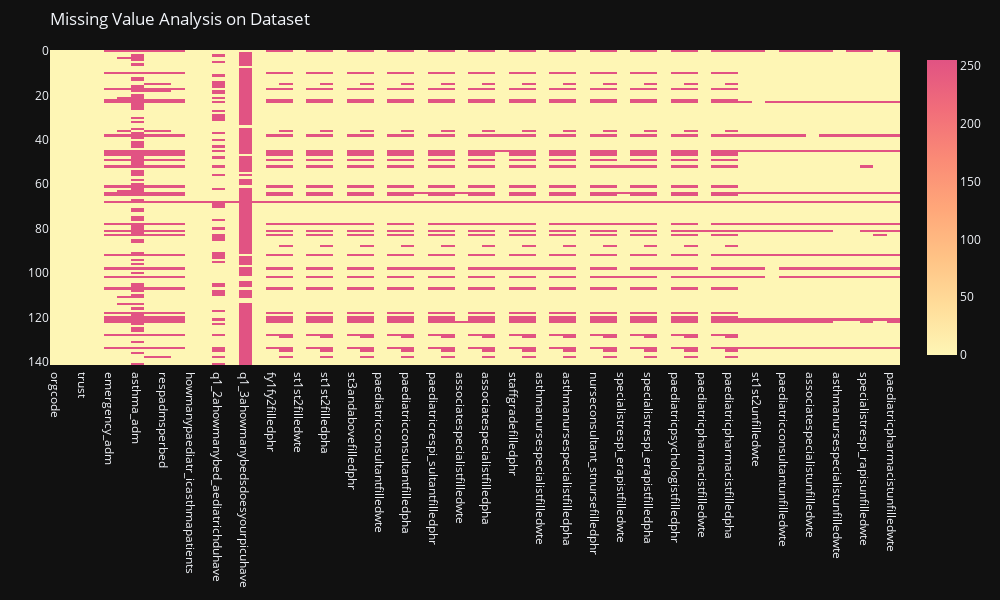

The cell this chart's notebook holds for it:
### Markdown cell above
## Data Cleaning - Missing Values

### Code cell
# Handling the different types of na values "-, n/a , null"
df = df.replace(['-','1-7'],np.nan)

#Number of missing values in whole dataset
total_missing_val= df.isna().sum().sum()

# Separate numeric and string columns
numeric_col = [col for col in df.columns if df[col].dtypes in ['int64', 'float64']]
string_columns = [col for col in df.columns if df[col].dtypes == 'object']

# Missing value analysis - EDA 
figure = px.imshow(df.isna(), color_continuous_scale="pinkyl",width=1000,height=600)
figure.update_layout(title="Missing Value Analysis on Dataset",margin=dict(t=50, b=50, l=50, r=50),)
figure.show()

# Filling NA values using simple impute and mode(most frequent)
# Impute numeric columns with mean
if numeric_col:
    numeric_imputer = SimpleImputer(strategy='mean')
    df[numeric_col] = numeric_imputer.fit_transform(df[numeric_col])

# Impute string columns with the most frequent value
if string_columns:
    string_imputer = SimpleImputer(strategy='most_frequent')
    df[string_columns] = string_imputer.fit_transform(df[string_columns])

print("\n \nTotal missing values that were replaced by SimpleImputer", total_missing_val )

### Figure 1 — Plotly figure (JSON) as saved in the notebook; plotly's stock layout.template omitted (floating-point values rounded to 4 significant figures; data arrays with more than 128 entries replaced by an {"elided": "..."} marker saying what was removed)
{"data": [{"coloraxis": "coloraxis", "name": "0", "x": ["orgcode", "description", "trust", "country", "emergency_adm", "respiratory_adm", "asthma_adm", "admsperbed", "respadmsperbed", "asthmaadmsper1000adms", "howmanypaediatr_icasthmapatients", "doesyourhospita_ntscanbeadmitted", "q1_2ahowmanybed_aediatrichduhave", "q1_3doesyourhos_ntscanbeadmitted", "q1_3ahowmanybedsdoesyourpicuhave", "fy1fy2filledwte", "fy1fy2filledphr", "fy1fy2filledpha", "st1st2filledwte", "st1st2filledphr", "st1st2filledpha", "st3andabovefilledwte", "st3andabovefilledphr", "st3andabovefilledpha", "paediatricconsultantfilledwte", "paediatricconsultantfilledphr", "paediatricconsultantfilledpha", "paediatricrespi_sultantfilledwte", "paediatricrespi_sultantfilledphr", "paediatricrespi_sultantfilledpha", "associatespecialistfilledwte", "associatespecialistfilledphr", "associatespecialistfilledpha", "staffgradefilledwte", "staffgradefilledphr", "staffgradefilledpha", "asthmanursespecialistfilledwte", "asthmanursespecialistfilledphr", "asthmanursespecialistfilledpha", "nurseconsultant_stnursefilledwte", "nurseconsultant_stnursefilledphr", "nurseconsultant_stnursefilledpha", "specialistrespi_erapistfilledwte", "specialistrespi_erapistfilledphr", "specialistrespi_erapistfilledpha", "paediatricpsychologistfilledwte", "paediatricpsychologistfilledphr", "paediatricpsychologistfilledpha", "paediatricpharmacistfilledwte", "paediatricpharmacistfilledphr", "paediatricpharmacistfilledpha", "fy1fy2unfilledwte", "st1st2unfilledwte", "st3andaboveunfilledwte", "paediatricconsultantunfilledwte", "paediatricrespi_ltantunfilledwte", "associatespecialistunfilledwte", "staffgradeunfilledwte", "asthmanursespecialistunfilledwte", "nurseconsultant_nurseunfilledwte", "specialistrespi_rapisunfilledwte", "paediatricpsych_ogistunfilledwte", "paediatricpharmacistunfilledwte"], "y": {"elided": "142 int values"}, "z": {"elided": "142x63 int values"}, "type": "heatmap", "xaxis": "x", "yaxis": "y", "hovertemplate": "x: %{x}<br>y: %{y}<br>color: %{z}<extra></extra>"}], "layout": {"xaxis": {"anchor": "y", "domain": [0.0, 1.0], "scaleanchor": "y", "constrain": "domain"}, "yaxis": {"anchor": "x", "domain": [0.0, 1.0], "autorange": "reversed", "constrain": "domain"}, "coloraxis": {"colorscale": [[0.0, "rgb(254, 246, 181)"], [0.1667, "rgb(255, 221, 154)"], [0.3333, "rgb(255, 194, 133)"], [0.5, "rgb(255, 166, 121)"], [0.6667, "rgb(250, 138, 118)"], [0.8333, "rgb(241, 109, 122)"], [1.0, "rgb(225, 83, 131)"]]}, "margin": {"t": 50, "b": 50, "l": 50, "r": 50}, "height": 600, "width": 1000, "title": {"text": "Missing Value Analysis on Dataset"}}}
